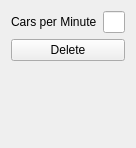
<?xml version="1.0" encoding="UTF-8"?>
<ui version="4.0">
 <class>CarOption</class>
 <widget class="QWidget" name="CarOption">
  <property name="geometry">
   <rect>
    <x>0</x>
    <y>0</y>
    <width>121</width>
    <height>148</height>
   </rect>
  </property>
  <property name="windowTitle">
   <string>Form</string>
  </property>
  <layout class="QGridLayout" name="gridLayout">
   <item row="0" column="0">
    <layout class="QHBoxLayout" name="horizontalLayout">
     <item>
      <widget class="QLabel" name="label">
       <property name="text">
        <string>Cars per Minute</string>
       </property>
      </widget>
     </item>
     <item>
      <widget class="QLineEdit" name="lineEdit"/>
     </item>
    </layout>
   </item>
   <item row="2" column="0">
    <spacer name="verticalSpacer">
     <property name="orientation">
      <enum>Qt::Vertical</enum>
     </property>
     <property name="sizeHint" stdset="0">
      <size>
       <width>20</width>
       <height>89</height>
      </size>
     </property>
    </spacer>
   </item>
   <item row="1" column="0">
    <widget class="QPushButton" name="pushButton">
     <property name="text">
      <string>Delete</string>
     </property>
    </widget>
   </item>
  </layout>
 </widget>
 <resources/>
 <connections/>
</ui>
